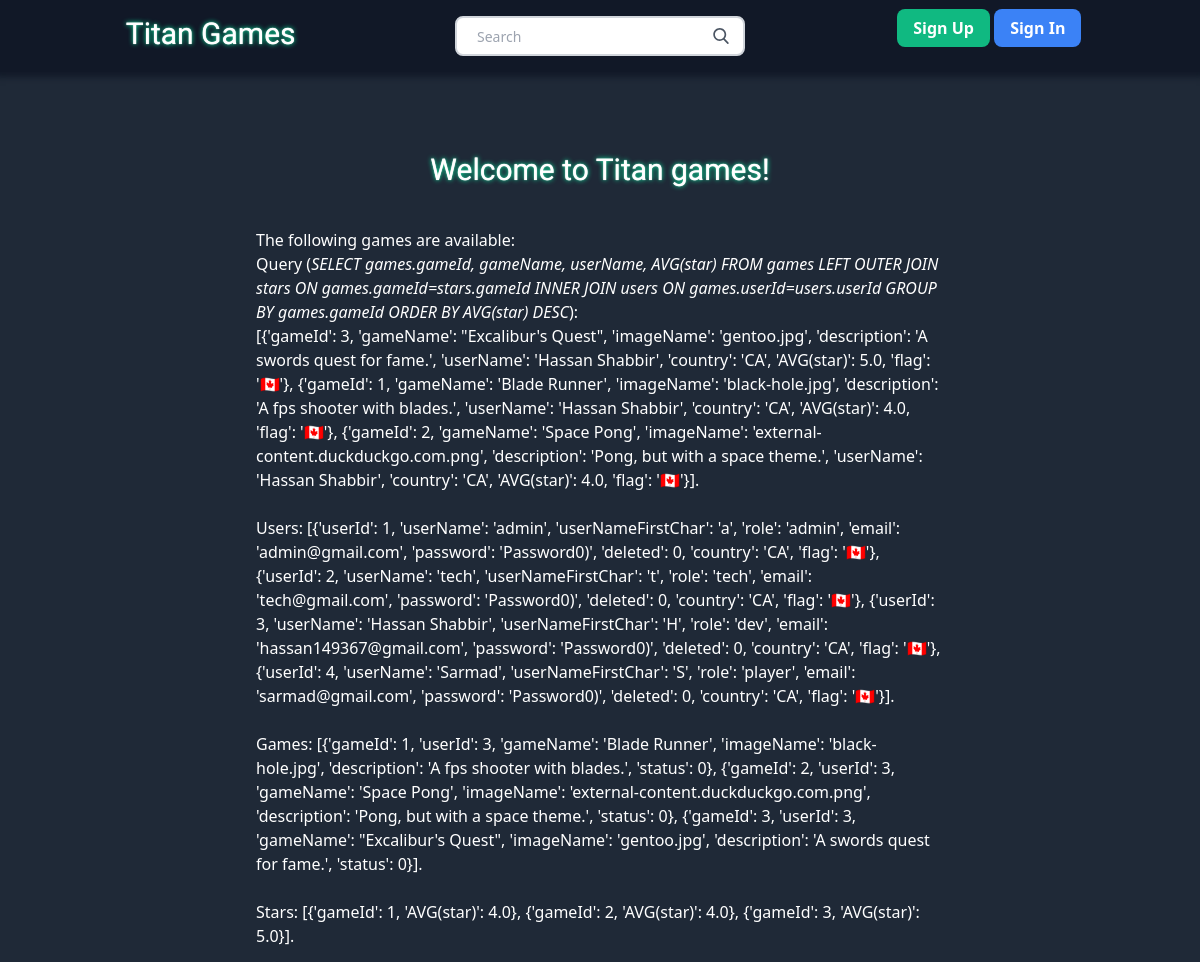
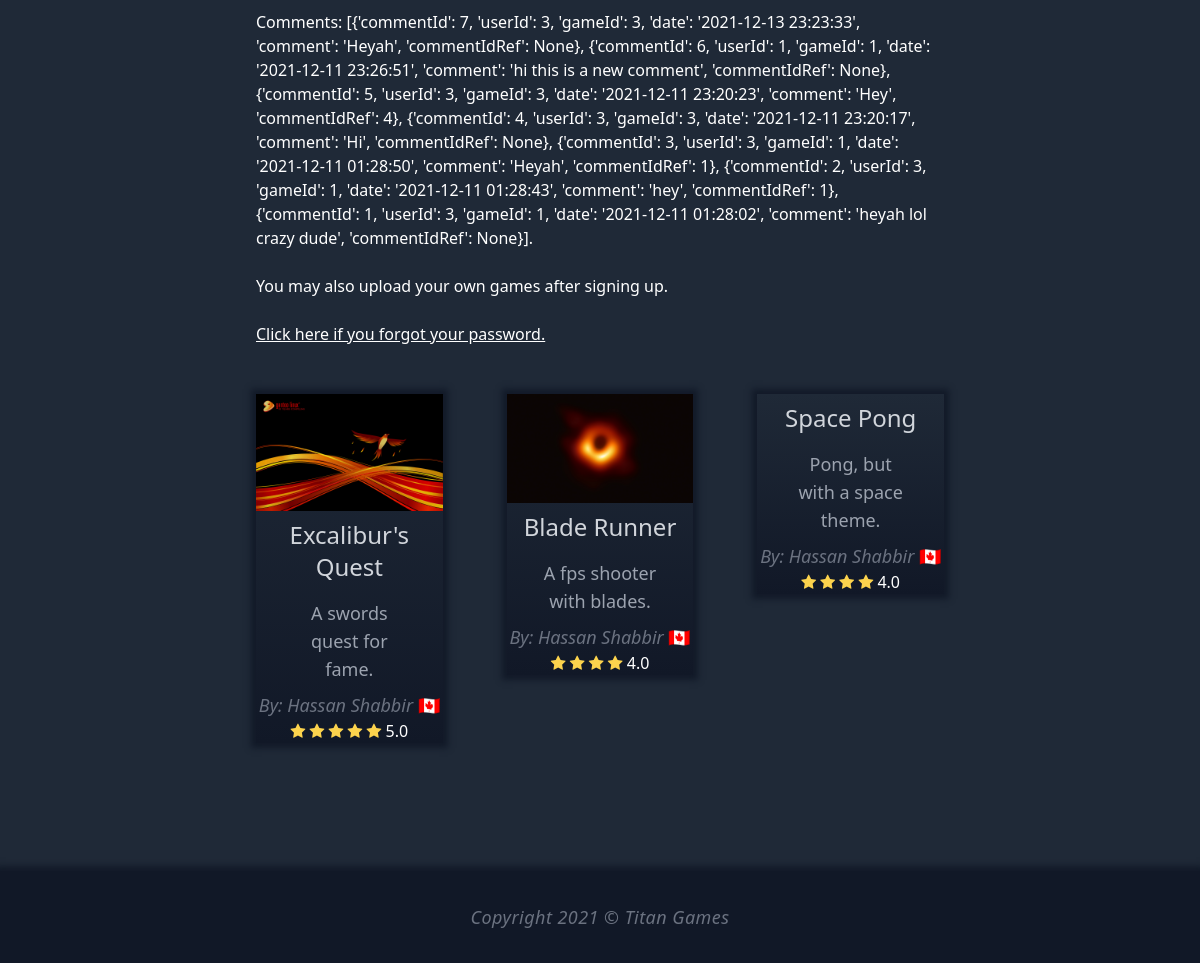
The page / on the database its author committed (2 pictures, top to bottom).
### tables this page shows
CREATE TABLE games (
  gameId INTEGER NOT NULL PRIMARY KEY AUTOINCREMENT,
	userId INTEGER,
	gameName TEXT NOT NULL,
	imageName TEXT NOT NULL,
	description TEXT NOT NULL,
	status INTEGER NOT NULL CHECK (status IN (0,1,2)) DEFAULT 2, -- 0 none, 1 deleted, 2 pending
  FOREIGN KEY(userId) REFERENCES users(userId) ON DELETE CASCADE
);

### app.py (the view)
@app.route("/")
def home_page():
    users = query_db('SELECT * FROM users')
    country_to_flag(users)
    games = query_db('SELECT * FROM games')
    stars = query_db('SELECT gameId, AVG(star) FROM stars GROUP BY gameId')
    comments = query_db('SELECT * FROM comments ORDER BY date DESC')
    query = query_db('SELECT games.gameId, gameName, imageName, description, userName, country, AVG(star) FROM games LEFT OUTER JOIN stars ON games.gameId=stars.gameId INNER JOIN users ON games.userId=users.userId WHERE status = 0 GROUP BY games.gameId ORDER BY AVG(star) DESC')
    country_to_flag(query)
    return render_template('index.html', users=users, games=games, stars=stars, comments=comments, query=query)

### app.py (called while the page is built)
def get_db():
    db = getattr(g, '_database', None)
    if db is None:
        db = g._database = sqlite3.connect(DATABASE)
    def make_dicts(cursor, row):
        return dict((cursor.description[idx][0], value)
                    for idx, value in enumerate(row))
    db.row_factory = make_dicts
    return db

def query_db(query, args=(), one=False):
    cur = get_db().execute(query, args)
    rv = cur.fetchall()
    cur.close()
    return (rv[0] if rv else None) if one else rv

@app.teardown_appcontext
def close_connection(exception):
    db = getattr(g, '_database', None)
    if db is not None:
        db.close()

def country_to_flag(users):
    letters  = 'ABCDEFGHIJKLMNOPQRSTUVWXYZ'
    unicodes = '🇦🇧🇨🇩🇪🇫🇬🇭🇮🇯🇰🇱🇲🇳🇴🇵🇶🇷🇸🇹🇺🇻🇼🇽🇾🇿' # may not display correctly in editor
    for user in users:
        user['flag'] = ''.join([ unicodes[letters.index(c)] for c in user['country'] ])

### templates/index.html (shortened to what this page needs)
{% extends "base.html" %}
{% block head %}
  {{ super() }}
{% endblock %}
{% block content %}
  <div class="mx-64" style="">
    <div class="">
      {% if 'user' in session and session['user'] %}
			  <h2 class="title text-3xl text-center mb-10">Welcome to Titan games {{session['user']['userName']}}!</h2>
			{% else %}
			  <h2 class="title text-3xl text-center mb-10">Welcome to Titan games!</h2>
      {% endif %}
			<p class="card-text">The following games are available:<br>
			Query (<em>SELECT games.gameId, gameName, userName, AVG(star) FROM games LEFT OUTER JOIN stars ON games.gameId=stars.gameId INNER JOIN users ON games.userId=users.userId GROUP BY games.gameId ORDER BY AVG(star) DESC</em>): <br> {{query}}. <br> <br>
				Users: {{users}}.  <br> <br>
				Games: {{games}}.  <br> <br>
				Stars: {{stars}}.  <br> <br>
				Comments: {{comments}}.  <br> <br>
				You may also upload your own games after signing up.<br><br>
				<a class="underline" href="/forgot_password">Click here if you forgot your password.</a>
			</p>
				<div class="grid grid-cols-3 text-center gap-x-16">
				{% for item in query %}
					<a href="/play_game/{{item['gameId']}}">
						<div class="bg-gradient-to-t from-gray-900 to-gray-800 shadow-outline my-12" style="box-shadow: 0 0 6px 5px rgba(17,24,39,0.9);">
							<img class="" src="{{'/game/' + item['gameId']|string + '/' + item['imageName']}}" alt="">
							<p class="text-gray-300 text-2xl my-2">{{item['gameName']}}</p>
							<p class="text-gray-400 text-lg max-w-sm px-9 py-2">{{item['description']}}</p>
							<p class="text-lg text-gray-500"><em class="italic">By: {{item['userName']}}</em> {{item['flag']}}</p>
							<p>
							{% for i in range(item['AVG(star)'] | int()) %}
								<span class="fa fa-star text-yellow-300"></span>
							{% endfor %}
							{% if item['AVG(star)'] == None %}
								No Stars
							{% else %}
								{{item['AVG(star)']}}
							{% endif%}
							</p>
						</div>
					</a>
				{% endfor %}
				</div>
    </div>
  </div>
{% endblock %}

### templates/base.html (shortened to what this page needs)
<!DOCTYPE html>
<html lang="en">
<head>
	{% block head %}
	<link href="https://unpkg.com/tailwindcss@^2/dist/tailwind.min.css" rel="stylesheet">
<link rel="stylesheet" href="https://cdnjs.cloudflare.com/ajax/libs/font-awesome/4.7.0/css/font-awesome.min.css">
	{% endblock %}
</head>
<body class="text-white bg-gray-800 flex flex-col min-h-full">
	<div class="grid grid-cols-3 content-center text-center bg-gray-900 p-4 text-white mb-20" style="box-shadow: 0 0 6px 5px rgba(17,24,39,0.9);">
		<a class="title text-3xl" href="/">Titan Games</a>
	  <form class="relative mx-auto text-gray-600" method="post" action="/search">
			<input class="border-2 border-gray-300 bg-white h-10 px-5 pr-16 rounded-lg text-sm focus:outline-none" type="search" name="search" placeholder="Search">
			<button type="submit" class="absolute right-0 top-0 mt-3 mr-4">
			</button>
		</form>
		<div class="">
			{% if 'user' in session and session['user'] %}
				<a class="inline bg-purple-900 font-bold rounded-3xl py-3 px-5" href="/user">
					{{session['user']['userNameFirstChar']}}
				</a>
			{% else %}
				<a class="bg-green-500 font-bold py-2 px-4 rounded-lg" href="signup">Sign Up</a>
				<a class="bg-blue-500 font-bold py-2 px-4 rounded-lg" href="signin">Sign In</a>
			{% endif %}
		</div>
	</div>
	{% block content %} {% endblock %}
	<footer class="text-lg bg-gray-900 text-gray-500 text-center tracking-wide italic p-8 mt-20" style="box-shadow: 0 0 6px 5px rgba(17,24,39,0.9);">
		Copyright 2021 &copy; Titan Games
	</footer>
</body>
</html>

### templates/base.html (style rules this page uses)
.title { text-shadow: 3px 3px #111827; font-family: 'Audiowide', sans-serif; text-shadow: 0 0 1px #fff, 0 0 5px #0fa; }
input { color: #333; border-radius: 0.25rem; padding: 0.3rem; }

### rows shown on the page
games: gameId+imageName (picture), gameName "Excalibur's Quest", description "A swords quest for fame.", userName "Hassan Shabbir", flag "🇨🇦", item "5.0"
games: gameId+imageName (picture), gameName "Blade Runner", description "A fps shooter with blades.", userName "Hassan Shabbir", flag "🇨🇦", item "4.0"
games: gameName "Space Pong", description "Pong, but with a space theme.", userName "Hassan Shabbir", flag "🇨🇦", item "4.0"

### other values the page prints
{{ stars }} "[{'gameId': 1, 'AVG(star)': 4.0}, {'gameId': 2, 'AVG(star)': 4.0}, {'gameId': 3, 'AVG(star)': 5.0}]"
